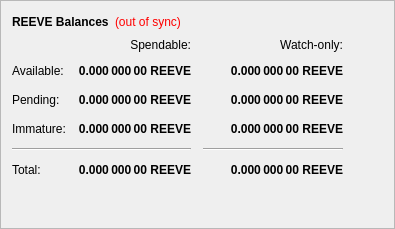
        <widget class="QFrame" name="frame">
         <property name="frameShape">
          <enum>QFrame::StyledPanel</enum>
         </property>
         <property name="frameShadow">
          <enum>QFrame::Raised</enum>
         </property>
         <layout class="QVBoxLayout" name="verticalLayout_4">
          <item>
           <layout class="QHBoxLayout" name="horizontalLayout_4">
            <item>
             <widget class="QLabel" name="label_5">
              <property name="font">
               <font>
                <weight>75</weight>
                <bold>true</bold>
               </font>
              </property>
              <property name="text">
               <string>REEVE Balances</string>
              </property>
             </widget>
            </item>
            <item>
             <widget class="QLabel" name="labelWalletStatus">
              <property name="cursor">
               <cursorShape>WhatsThisCursor</cursorShape>
              </property>
              <property name="toolTip">
               <string>The displayed information may be out of date. Your wallet automatically synchronizes with the Reeve network after a connection is established, but this process has not completed yet.</string>
              </property>
              <property name="styleSheet">
               <string notr="true">QLabel { color: red; }</string>
              </property>
              <property name="text">
               <string notr="true">(out of sync)</string>
              </property>
              <property name="alignment">
               <set>Qt::AlignLeading|Qt::AlignLeft|Qt::AlignVCenter</set>
              </property>
             </widget>
            </item>
            <item>
             <spacer name="horizontalSpacer_3">
              <property name="orientation">
               <enum>Qt::Horizontal</enum>
              </property>
              <property name="sizeHint" stdset="0">
               <size>
                <width>40</width>
                <height>20</height>
               </size>
              </property>
             </spacer>
            </item>
           </layout>
          </item>
          <item>
           <layout class="QGridLayout" name="gridLayout">
            <property name="spacing">
             <number>12</number>
            </property>
            <item row="2" column="2">
             <widget class="QLabel" name="labelWatchPending">
              <property name="font">
               <font>
                <weight>75</weight>
                <bold>true</bold>
               </font>
              </property>
              <property name="cursor">
               <cursorShape>IBeamCursor</cursorShape>
              </property>
              <property name="toolTip">
               <string>Unconfirmed transactions to watch-only addresses</string>
              </property>
              <property name="text">
               <string notr="true">0.000 000 00 REEVE</string>
              </property>
              <property name="alignment">
               <set>Qt::AlignRight|Qt::AlignTrailing|Qt::AlignVCenter</set>
              </property>
              <property name="textInteractionFlags">
               <set>Qt::LinksAccessibleByMouse|Qt::TextSelectableByKeyboard|Qt::TextSelectableByMouse</set>
              </property>
             </widget>
            </item>
            <item row="2" column="1">
             <widget class="QLabel" name="labelUnconfirmed">
              <property name="font">
               <font>
                <weight>75</weight>
                <bold>true</bold>
               </font>
              </property>
              <property name="cursor">
               <cursorShape>IBeamCursor</cursorShape>
              </property>
              <property name="toolTip">
               <string>Total of transactions that have yet to be confirmed, and do not yet count toward the spendable balance</string>
              </property>
              <property name="text">
               <string notr="true">0.000 000 00 REEVE</string>
              </property>
              <property name="alignment">
               <set>Qt::AlignRight|Qt::AlignTrailing|Qt::AlignVCenter</set>
              </property>
              <property name="textInteractionFlags">
               <set>Qt::LinksAccessibleByMouse|Qt::TextSelectableByKeyboard|Qt::TextSelectableByMouse</set>
              </property>
             </widget>
            </item>
            <item row="3" column="2">
             <widget class="QLabel" name="labelWatchImmature">
              <property name="font">
               <font>
                <weight>75</weight>
                <bold>true</bold>
               </font>
              </property>
              <property name="cursor">
               <cursorShape>IBeamCursor</cursorShape>
              </property>
              <property name="toolTip">
               <string>Staked or masternode rewards in watch-only addresses that has not yet matured</string>
              </property>
              <property name="text">
               <string notr="true">0.000 000 00 REEVE</string>
              </property>
              <property name="alignment">
               <set>Qt::AlignRight|Qt::AlignTrailing|Qt::AlignVCenter</set>
              </property>
              <property name="textInteractionFlags">
               <set>Qt::LinksAccessibleByMouse|Qt::TextSelectableByKeyboard|Qt::TextSelectableByMouse</set>
              </property>
             </widget>
            </item>
            <item row="4" column="0" colspan="2">
             <widget class="Line" name="lineSpendableBalance">
              <property name="orientation">
               <enum>Qt::Horizontal</enum>
              </property>
             </widget>
            </item>
            <item row="4" column="2">
             <widget class="Line" name="lineWatchBalance">
              <property name="sizePolicy">
               <sizepolicy hsizetype="Preferred" vsizetype="Fixed">
                <horstretch>0</horstretch>
                <verstretch>0</verstretch>
               </sizepolicy>
              </property>
              <property name="minimumSize">
               <size>
                <width>140</width>
                <height>0</height>
               </size>
              </property>
              <property name="orientation">
               <enum>Qt::Horizontal</enum>
              </property>
             </widget>
            </item>
            <item row="5" column="0">
             <widget class="QLabel" name="labelTotalText">
              <property name="text">
               <string>Total:</string>
              </property>
             </widget>
            </item>
            <item row="3" column="1">
             <widget class="QLabel" name="labelImmature">
              <property name="font">
               <font>
                <weight>75</weight>
                <bold>true</bold>
               </font>
              </property>
              <property name="cursor">
               <cursorShape>IBeamCursor</cursorShape>
              </property>
              <property name="toolTip">
               <string>Staked or masternode rewards that has not yet matured</string>
              </property>
              <property name="text">
               <string notr="true">0.000 000 00 REEVE</string>
              </property>
              <property name="alignment">
               <set>Qt::AlignRight|Qt::AlignTrailing|Qt::AlignVCenter</set>
              </property>
              <property name="textInteractionFlags">
               <set>Qt::LinksAccessibleByMouse|Qt::TextSelectableByKeyboard|Qt::TextSelectableByMouse</set>
              </property>
             </widget>
            </item>
            <item row="2" column="3">
             <spacer name="horizontalSpacer_2">
              <property name="orientation">
               <enum>Qt::Horizontal</enum>
              </property>
              <property name="sizeHint" stdset="0">
               <size>
                <width>40</width>
                <height>20</height>
               </size>
              </property>
             </spacer>
            </item>
            <item row="3" column="0">
             <widget class="QLabel" name="labelImmatureText">
              <property name="text">
               <string>Immature:</string>
              </property>
             </widget>
            </item>
            <item row="5" column="1">
             <widget class="QLabel" name="labelTotal">
              <property name="font">
               <font>
                <weight>75</weight>
                <bold>true</bold>
               </font>
              </property>
              <property name="cursor">
               <cursorShape>IBeamCursor</cursorShape>
              </property>
              <property name="toolTip">
               <string>Your current total balance</string>
              </property>
              <property name="text">
               <string notr="true">0.000 000 00 REEVE</string>
              </property>
              <property name="alignment">
               <set>Qt::AlignRight|Qt::AlignTrailing|Qt::AlignVCenter</set>
              </property>
              <property name="textInteractionFlags">
               <set>Qt::LinksAccessibleByMouse|Qt::TextSelectableByKeyboard|Qt::TextSelectableByMouse</set>
              </property>
             </widget>
            </item>
            <item row="5" column="2">
             <widget class="QLabel" name="labelWatchTotal">
              <property name="font">
               <font>
                <weight>75</weight>
                <bold>true</bold>
               </font>
              </property>
              <property name="cursor">
               <cursorShape>IBeamCursor</cursorShape>
              </property>
              <property name="toolTip">
               <string>Current total balance in watch-only addresses</string>
              </property>
              <property name="text">
               <string notr="true">0.000 000 00 REEVE</string>
              </property>
              <property name="alignment">
               <set>Qt::AlignRight|Qt::AlignTrailing|Qt::AlignVCenter</set>
              </property>
              <property name="textInteractionFlags">
               <set>Qt::LinksAccessibleByMouse|Qt::TextSelectableByKeyboard|Qt::TextSelectableByMouse</set>
              </property>
             </widget>
            </item>
            <item row="0" column="2">
             <widget class="QLabel" name="labelWatchonly">
              <property name="text">
               <string>Watch-only:</string>
              </property>
              <property name="alignment">
               <set>Qt::AlignRight|Qt::AlignTrailing|Qt::AlignVCenter</set>
              </property>
             </widget>
            </item>
            <item row="1" column="0">
             <widget class="QLabel" name="labelBalanceText">
              <property name="text">
               <string>Available:</string>
              </property>
             </widget>
            </item>
            <item row="1" column="1">
             <widget class="QLabel" name="labelBalance">
              <property name="font">
               <font>
                <weight>75</weight>
                <bold>true</bold>
               </font>
              </property>
              <property name="cursor">
               <cursorShape>IBeamCursor</cursorShape>
              </property>
              <property name="toolTip">
               <string>Your current spendable balance</string>
              </property>
              <property name="text">
               <string notr="true">0.000 000 00 REEVE</string>
              </property>
              <property name="alignment">
               <set>Qt::AlignRight|Qt::AlignTrailing|Qt::AlignVCenter</set>
              </property>
              <property name="textInteractionFlags">
               <set>Qt::LinksAccessibleByMouse|Qt::TextSelectableByKeyboard|Qt::TextSelectableByMouse</set>
              </property>
             </widget>
            </item>
            <item row="1" column="2">
             <widget class="QLabel" name="labelWatchAvailable">
              <property name="font">
               <font>
                <weight>75</weight>
                <bold>true</bold>
               </font>
              </property>
              <property name="cursor">
               <cursorShape>IBeamCursor</cursorShape>
              </property>
              <property name="toolTip">
               <string>Your current balance in watch-only addresses</string>
              </property>
              <property name="text">
               <string notr="true">0.000 000 00 REEVE</string>
              </property>
              <property name="alignment">
               <set>Qt::AlignRight|Qt::AlignTrailing|Qt::AlignVCenter</set>
              </property>
              <property name="textInteractionFlags">
               <set>Qt::LinksAccessibleByMouse|Qt::TextSelectableByKeyboard|Qt::TextSelectableByMouse</set>
              </property>
             </widget>
            </item>
            <item row="2" column="0">
             <widget class="QLabel" name="labelPendingText">
              <property name="text">
               <string>Pending:</string>
              </property>
             </widget>
            </item>
            <item row="0" column="1">
             <widget class="QLabel" name="labelSpendable">
              <property name="text">
               <string>Spendable:</string>
              </property>
              <property name="alignment">
               <set>Qt::AlignRight|Qt::AlignTrailing|Qt::AlignVCenter</set>
              </property>
             </widget>
            </item>
           </layout>
          </item>
          <item>
           <spacer name="verticalSpacer_4">
            <property name="orientation">
             <enum>Qt::Vertical</enum>
            </property>
            <property name="sizeHint" stdset="0">
             <size>
              <width>20</width>
              <height>40</height>
             </size>
            </property>
           </spacer>
          </item>
         </layout>
        </widget>
